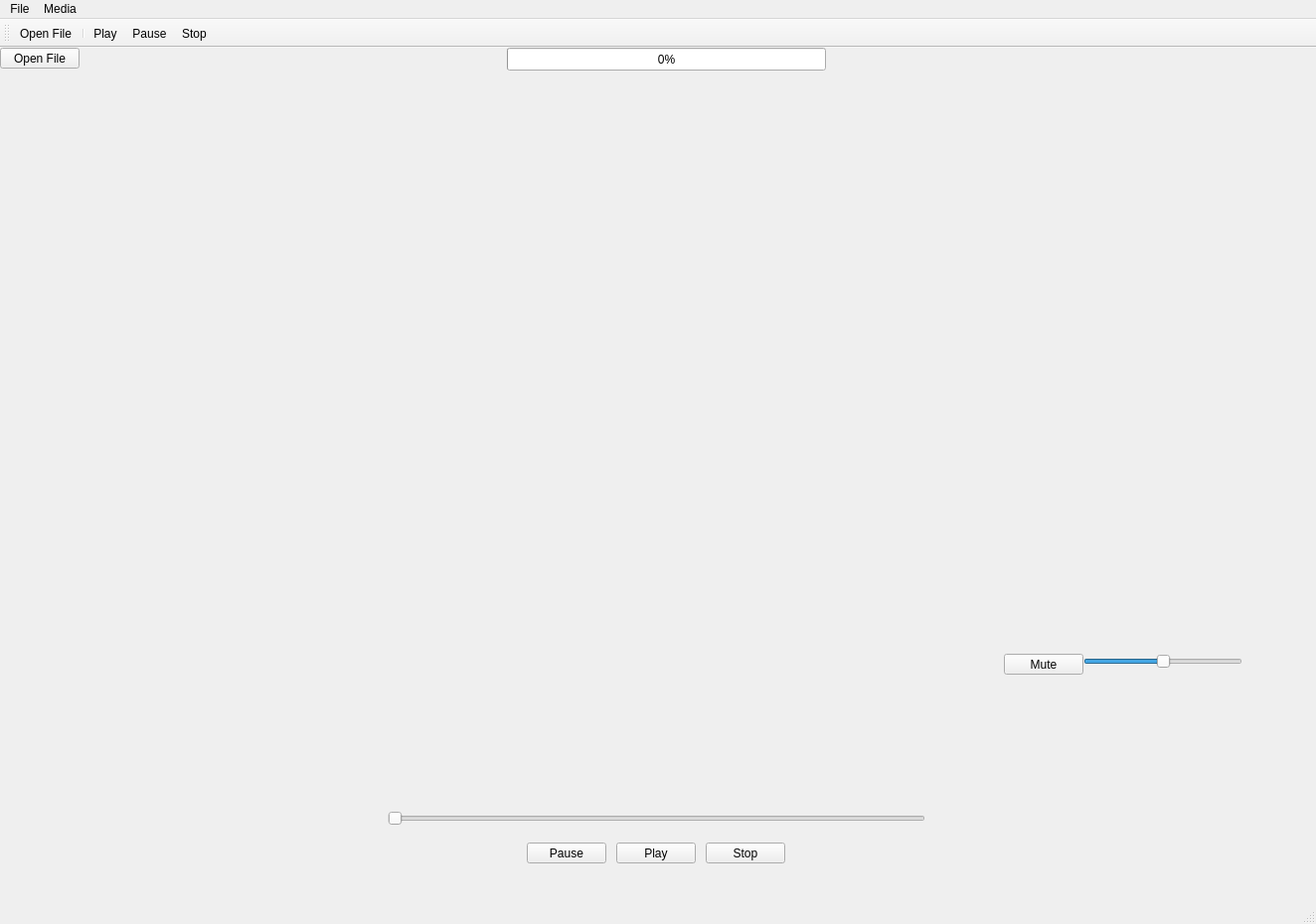
<?xml version="1.0" encoding="UTF-8"?>
<ui version="4.0">
 <class>MainWindow</class>
 <widget class="QMainWindow" name="MainWindow">
  <property name="geometry">
   <rect>
    <x>0</x>
    <y>0</y>
    <width>1324</width>
    <height>930</height>
   </rect>
  </property>
  <property name="windowTitle">
   <string>MainWindow</string>
  </property>
  <widget class="QWidget" name="centralWidget">
   <widget class="QPushButton" name="OpenFile">
    <property name="geometry">
     <rect>
      <x>0</x>
      <y>0</y>
      <width>80</width>
      <height>21</height>
     </rect>
    </property>
    <property name="text">
     <string>Open File</string>
    </property>
   </widget>
   <widget class="QPushButton" name="Play">
    <property name="geometry">
     <rect>
      <x>620</x>
      <y>800</y>
      <width>80</width>
      <height>21</height>
     </rect>
    </property>
    <property name="text">
     <string>Play</string>
    </property>
   </widget>
   <widget class="QPushButton" name="Pause">
    <property name="geometry">
     <rect>
      <x>530</x>
      <y>800</y>
      <width>80</width>
      <height>21</height>
     </rect>
    </property>
    <property name="text">
     <string>Pause</string>
    </property>
   </widget>
   <widget class="QPushButton" name="Stop">
    <property name="geometry">
     <rect>
      <x>710</x>
      <y>800</y>
      <width>80</width>
      <height>21</height>
     </rect>
    </property>
    <property name="text">
     <string>Stop</string>
    </property>
   </widget>
   <widget class="QSlider" name="VolumeSlider">
    <property name="geometry">
     <rect>
      <x>1090</x>
      <y>610</y>
      <width>160</width>
      <height>16</height>
     </rect>
    </property>
    <property name="value">
     <number>50</number>
    </property>
    <property name="orientation">
     <enum>Qt::Horizontal</enum>
    </property>
   </widget>
   <widget class="QPushButton" name="Mute">
    <property name="geometry">
     <rect>
      <x>1010</x>
      <y>610</y>
      <width>80</width>
      <height>21</height>
     </rect>
    </property>
    <property name="text">
     <string>Mute</string>
    </property>
   </widget>
   <widget class="QProgressBar" name="progressBar">
    <property name="geometry">
     <rect>
      <x>510</x>
      <y>0</y>
      <width>321</width>
      <height>23</height>
     </rect>
    </property>
    <property name="value">
     <number>0</number>
    </property>
   </widget>
   <widget class="QSlider" name="songSlider">
    <property name="geometry">
     <rect>
      <x>390</x>
      <y>760</y>
      <width>541</width>
      <height>31</height>
     </rect>
    </property>
    <property name="orientation">
     <enum>Qt::Horizontal</enum>
    </property>
   </widget>
  </widget>
  <widget class="QMenuBar" name="menuBar">
   <property name="geometry">
    <rect>
     <x>0</x>
     <y>0</y>
     <width>1324</width>
     <height>17</height>
    </rect>
   </property>
   <widget class="QMenu" name="menuFile">
    <property name="title">
     <string>File</string>
    </property>
    <addaction name="actionOpen_File"/>
   </widget>
   <widget class="QMenu" name="menuMedia">
    <property name="title">
     <string>Media</string>
    </property>
    <addaction name="actionPlay"/>
    <addaction name="actionPause"/>
    <addaction name="actionStop"/>
   </widget>
   <addaction name="menuFile"/>
   <addaction name="menuMedia"/>
  </widget>
  <widget class="QToolBar" name="mainToolBar">
   <attribute name="toolBarArea">
    <enum>TopToolBarArea</enum>
   </attribute>
   <attribute name="toolBarBreak">
    <bool>false</bool>
   </attribute>
   <addaction name="actionOpen_File"/>
   <addaction name="separator"/>
   <addaction name="actionPlay"/>
   <addaction name="actionPause"/>
   <addaction name="actionStop"/>
  </widget>
  <widget class="QStatusBar" name="statusBar"/>
  <action name="actionPlay">
   <property name="icon">
    <iconset resource="resources.qrc">
     <normaloff>:/images/control_play.png</normaloff>:/images/control_play.png</iconset>
   </property>
   <property name="text">
    <string>Play</string>
   </property>
  </action>
  <action name="actionPause">
   <property name="icon">
    <iconset resource="resources.qrc">
     <normaloff>:/images/control_pause.png</normaloff>:/images/control_pause.png</iconset>
   </property>
   <property name="text">
    <string>Pause</string>
   </property>
  </action>
  <action name="actionStop">
   <property name="icon">
    <iconset resource="resources.qrc">
     <normaloff>:/images/control_stop.png</normaloff>:/images/control_stop.png</iconset>
   </property>
   <property name="text">
    <string>Stop</string>
   </property>
  </action>
  <action name="actionOpen_File">
   <property name="icon">
    <iconset resource="resources.qrc">
     <normaloff>:/images/folder_page_white.png</normaloff>:/images/folder_page_white.png</iconset>
   </property>
   <property name="text">
    <string>Open File</string>
   </property>
  </action>
 </widget>
 <layoutdefault spacing="6" margin="11"/>
 <resources>
  <include location="resources.qrc"/>
 </resources>
 <connections/>
</ui>
